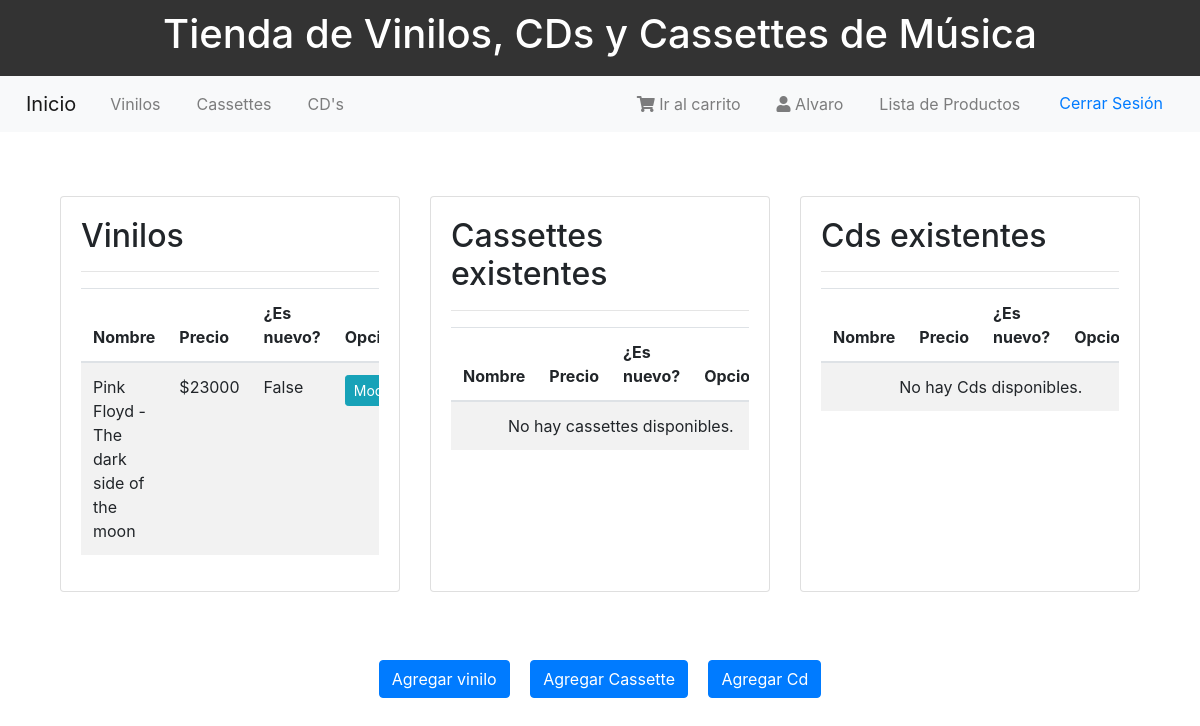
Page /listar-productos/ (signed in) on the earlier database version.
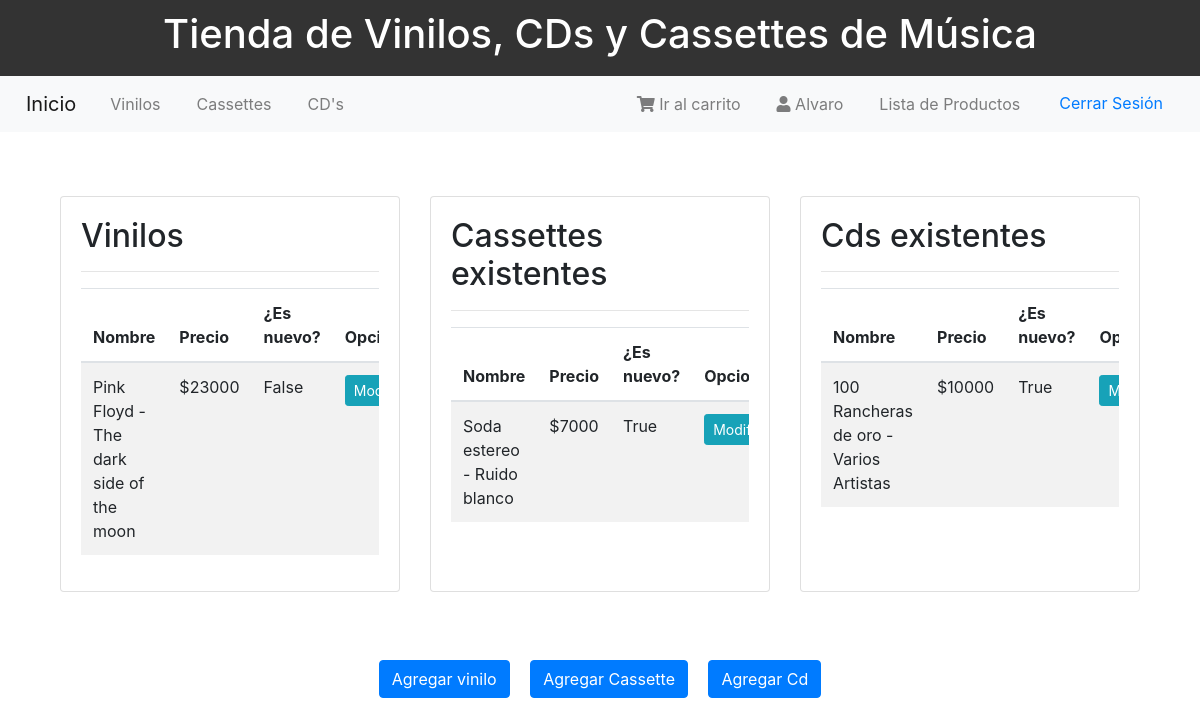
Same page on the later database version.
### tienda/models.py (models this page shows, shortened)
class Vinilo(models.Model):
    nombre = models.CharField(max_length=50)
    precio = models.IntegerField()
    descripcion = models.TextField()
    nuevo = models.BooleanField()
    fecha_lanzamiento = models.DateField()
    imagen = models.ImageField(upload_to="vinilos", null=True)

class Cassette(models.Model):
    nombre_cassete = models.CharField(max_length=50)
    precio_cassete = models.IntegerField()
    descripcion_cassete = models.TextField()
    nuevo_cassete = models.BooleanField()
    fecha_lanzamiento_cassete = models.DateField()
    imagen_cassete = models.ImageField(upload_to="cassettes", null=True)

class Cd(models.Model):
    nombre_cd = models.CharField(max_length=50)
    precio_cd = models.IntegerField()
    descripcion_cd = models.TextField()
    nuevo_cd = models.BooleanField()
    fecha_lanzamiento_cd = models.DateField()
    imagen_cd = models.ImageField(upload_to="cds", null=True)

### tienda/views.py (the view)
# urls.py: path('listar-productos/',user_passes_test(lambda u: u.is_superuser) (listar_productos), name="listar_productos"),
def listar_productos(request):
    vinilos= Vinilo.objects.all()
    cassettes= Cassette.objects.all()
    cds= Cd.objects.all()
    data={
        'vinilos':vinilos,
        'cassettes':cassettes,
        'cds':cds
    }
    return render(request, 'tienda/vinilos/listar.html', data)

### tienda/templates/tienda/vinilos/listar.html (shortened to what the changed rows need)
{% extends 'tienda/base.html' %}
{% load static %}
{% block css %}
    <link rel="stylesheet" href="https://stackpath.bootstrapcdn.com/bootstrap/4.3.1/css/bootstrap.min.css"
>
    <link rel="stylesheet" href="https://cdnjs.cloudflare.com/ajax/libs/font-awesome/5.15.4/css/all.min.css">
    <link rel="stylesheet" href="{% static 'tienda/css/edtilo.css' %}">
    <link rel="stylesheet" href="https://stackpath.bootstrapcdn.com/bootstrap/4.5.2/css/bootstrap.min.css">
{% endblock %}
{% block contenido %}
<div class="container py-4">
    <div class="row row-cols-1 row-cols-md-3 g-4">
        <div class="col mb-4">
            <div class="card h-100">
                <div class="card-body">
                    <h2 class="card-title">Vinilos</h2>
                    <div class="table-responsive">
                        <table class="table table-striped table-hover">
                            <thead>
                                <tr>
                                    <th>Nombre</th>
                                    <th>Precio</th>
                                    <th>¿Es nuevo?</th>
                                    <th>Opciones</th>
                                </tr>
                            </thead>
                            <tbody>
                                {% for vinilo in vinilos %}
                                <tr>
                                    <td>{{ vinilo.nombre }}</td>
                                    <td>${{ vinilo.precio }}</td>
                                    <td>{{ vinilo.nuevo }}</td>
                                    <td>
                                        <div class="btn-group" role="group">
                                            <a href="{% url 'modificar_producto' 'vinilo' vinilo.id %}" class="btn btn-info btn-sm">Modificar</a>
                                        </div>
                                    </td>
                                </tr>
                                {% empty %}
                                <tr>
                                    <td colspan="4" class="text-center">No hay vinilos disponibles.</td>
                                </tr>
                                {% endfor %}
                            </tbody>
                        </table>
                    </div>
                </div>
            </div>
        </div>
        <div class="col mb-4">
            <div class="card h-100">
                <div class="card-body">
                    <h2 class="card-title">Cassettes existentes</h2>
                    <div class="table-responsive">
                        <table class="table table-striped table-hover">
                            <thead>
                                <tr>
                                    <th>Nombre</th>
                                    <th>Precio</th>
                                    <th>¿Es nuevo?</th>
                                    <th>Opciones</th>
                                </tr>
                            </thead>
                            <tbody>
                                {% for cassette in cassettes %}
                                <tr>
                                    <td>{{ cassette.nombre_cassete }}</td>
                                    <td>${{ cassette.precio_cassete }}</td>
                                    <td>{{ cassette.nuevo_cassete }}</td>
                                    <td>
                                        <div class="btn-group" role="group">
                                            <a href="{% url 'modificar_producto' 'cassette' cassette.id %}" class="btn btn-info btn-sm">Modificar</a>
                                        </div>
                                    </td>
                                </tr>
                                {% empty %}
                                <tr>
                                    <td colspan="4" class="text-center">No hay cassettes disponibles.</td>
                                </tr>
                                {% endfor %}
                            </tbody>
                        </table>
                    </div>
                </div>
            </div>
        </div>
        <div class="col mb-4">
            <div class="card h-100">
                <div class="card-body">
                    <h2 class="card-title">Cds existentes</h2>
                    <div class="table-responsive">
                        <table class="table table-striped table-hover">
                            <thead>
                                <tr>
                                    <th>Nombre</th>
                                    <th>Precio</th>
                                    <th>¿Es nuevo?</th>
                                    <th>Opciones</th>
                                </tr>
                            </thead>
                            <tbody>
                                {% for cd in cds %}
                                <tr>
                                    <td>{{ cd.nombre_cd }}</td>
                                    <td>${{ cd.precio_cd }}</td>
                                    <td>{{ cd.nuevo_cd }}</td>
                                    <td>
                                        <div class="btn-group" role="group">
                                            <a href="{% url 'modificar_producto' 'cd' cd.id %}" class="btn btn-info btn-sm">Modificar</a>
                                        </div>
                                    </td>
                                </tr>
                                {% empty %}
                                <tr>
                                    <td colspan="4" class="text-center">No hay Cds disponibles.</td>
                                </tr>
                                {% endfor %}
                            </tbody>
                        </table>
                    </div>
                </div>
            </div>
        </div>
    </div>
</div>
{% endblock %}

Differences in the rows shown:
added Cassette: nombre_cassete "Soda estereo - Ruido blanco", precio_cassete "7000", nuevo_cassete "True"
added Cd: nombre_cd "100 Rancheras de oro - Varios Artistas", precio_cd "10000", nuevo_cd "True"
Other differences:
text no longer shown: "No hay cassettes disponibles. No hay Cds disponibles."
